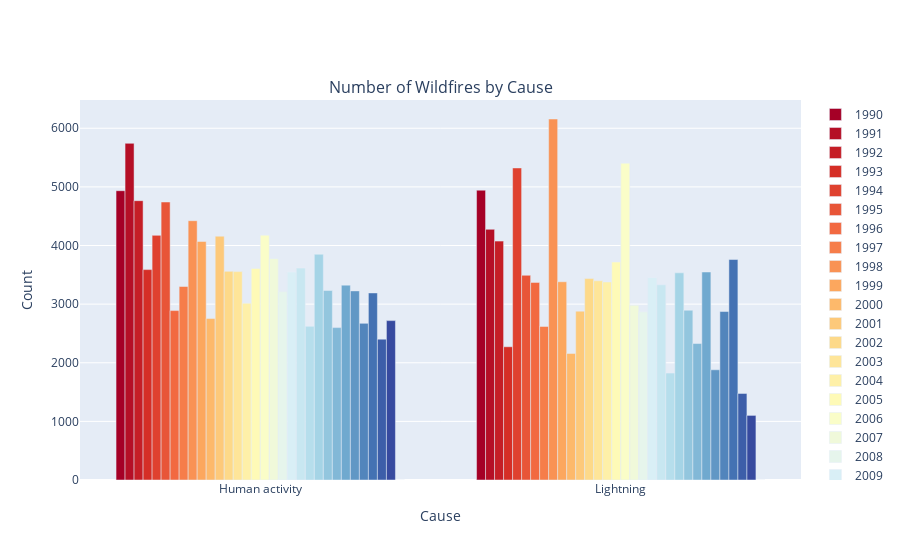

Here is the notebook cell this chart was saved with:
### Markdown cell above
### Trim more Data

Let's do a similar trim on the number of fires dataset.

### Code cell
mask = numfiresbygroup_causes['Cause'].isin(['Human activity', 'Lightning'])
numfiresbygroup_trimmed = numfiresbygroup_causes[mask]

masked_fig_num = make_subplots(rows=1, cols=1, subplot_titles=['Number of Wildfires by Cause'])

for i in range(1990,2022):

    masked_fig_num.add_bar(x=numfiresbygroup_trimmed['Cause'], y=numfiresbygroup_trimmed[i], name=i, marker=dict(color=color_map[i]), row=1, col=1)

masked_fig_num.update_layout(xaxis_title_text='Cause', yaxis_title_text='Count').show()

### Figure 1 — Plotly figure (JSON) as saved in the notebook; plotly's stock layout.template omitted (floating-point values rounded to 4 significant figures)
{"data": [{"marker": {"color": "#a50026"}, "name": "1990", "type": "bar", "x": ["Human activity", "Lightning"], "xaxis": "x", "y": [4935, 4944], "yaxis": "y"}, {"marker": {"color": "#b50f26"}, "name": "1991", "type": "bar", "x": ["Human activity", "Lightning"], "xaxis": "x", "y": [5743, 4276], "yaxis": "y"}, {"marker": {"color": "#c51e26"}, "name": "1992", "type": "bar", "x": ["Human activity", "Lightning"], "xaxis": "x", "y": [4765, 4075], "yaxis": "y"}, {"marker": {"color": "#d52e26"}, "name": "1993", "type": "bar", "x": ["Human activity", "Lightning"], "xaxis": "x", "y": [3589, 2273], "yaxis": "y"}, {"marker": {"color": "#df412f"}, "name": "1994", "type": "bar", "x": ["Human activity", "Lightning"], "xaxis": "x", "y": [4173, 5323], "yaxis": "y"}, {"marker": {"color": "#e85538"}, "name": "1995", "type": "bar", "x": ["Human activity", "Lightning"], "xaxis": "x", "y": [4742, 3492], "yaxis": "y"}, {"marker": {"color": "#f26941"}, "name": "1996", "type": "bar", "x": ["Human activity", "Lightning"], "xaxis": "x", "y": [2890, 3371], "yaxis": "y"}, {"marker": {"color": "#f67d4a"}, "name": "1997", "type": "bar", "x": ["Human activity", "Lightning"], "xaxis": "x", "y": [3301, 2620], "yaxis": "y"}, {"marker": {"color": "#f99254"}, "name": "1998", "type": "bar", "x": ["Human activity", "Lightning"], "xaxis": "x", "y": [4423, 6158], "yaxis": "y"}, {"marker": {"color": "#fca75e"}, "name": "1999", "type": "bar", "x": ["Human activity", "Lightning"], "xaxis": "x", "y": [4069, 3382], "yaxis": "y"}, {"marker": {"color": "#fdb96b"}, "name": "2000", "type": "bar", "x": ["Human activity", "Lightning"], "xaxis": "x", "y": [2754, 2159], "yaxis": "y"}, {"marker": {"color": "#fdc97a"}, "name": "2001", "type": "bar", "x": ["Human activity", "Lightning"], "xaxis": "x", "y": [4159, 2880], "yaxis": "y"}, {"marker": {"color": "#fdd989"}, "name": "2002", "type": "bar", "x": ["Human activity", "Lightning"], "xaxis": "x", "y": [3559, 3436], "yaxis": "y"}, {"marker": {"color": "#fee599"}, "name": "2003", "type": "bar", "x": ["Human activity", "Lightning"], "xaxis": "x", "y": [3555, 3398], "yaxis": "y"}, {"marker": {"color": "#fef0a8"}, "name": "2004", "type": "bar", "x": ["Human activity", "Lightning"], "xaxis": "x", "y": [3015, 3378], "yaxis": "y"}, {"marker": {"color": "#fefab7"}, "name": "2005", "type": "bar", "x": ["Human activity", "Lightning"], "xaxis": "x", "y": [3608, 3717], "yaxis": "y"}, {"marker": {"color": "#fafdc8"}, "name": "2006", "type": "bar", "x": ["Human activity", "Lightning"], "xaxis": "x", "y": [4177, 5404], "yaxis": "y"}, {"marker": {"color": "#f0f9da"}, "name": "2007", "type": "bar", "x": ["Human activity", "Lightning"], "xaxis": "x", "y": [3776, 2981], "yaxis": "y"}, {"marker": {"color": "#e6f5ec"}, "name": "2008", "type": "bar", "x": ["Human activity", "Lightning"], "xaxis": "x", "y": [3214, 2870], "yaxis": "y"}, {"marker": {"color": "#d9eff6"}, "name": "2009", "type": "bar", "x": ["Human activity", "Lightning"], "xaxis": "x", "y": [3546, 3452], "yaxis": "y"}, {"marker": {"color": "#c8e7f1"}, "name": "2010", "type": "bar", "x": ["Human activity", "Lightning"], "xaxis": "x", "y": [3615, 3330], "yaxis": "y"}, {"marker": {"color": "#b6deec"}, "name": "2011", "type": "bar", "x": ["Human activity", "Lightning"], "xaxis": "x", "y": [2621, 1824], "yaxis": "y"}, {"marker": {"color": "#a5d4e6"}, "name": "2012", "type": "bar", "x": ["Human activity", "Lightning"], "xaxis": "x", "y": [3851, 3534], "yaxis": "y"}, {"marker": {"color": "#93c6de"}, "name": "2013", "type": "bar", "x": ["Human activity", "Lightning"], "xaxis": "x", "y": [3232, 2896], "yaxis": "y"}, {"marker": {"color": "#82b8d7"}, "name": "2014", "type": "bar", "x": ["Human activity", "Lightning"], "xaxis": "x", "y": [2600, 2328], "yaxis": "y"}, {"marker": {"color": "#70a9cf"}, "name": "2015", "type": "bar", "x": ["Human activity", "Lightning"], "xaxis": "x", "y": [3324, 3548], "yaxis": "y"}, {"marker": {"color": "#6197c5"}, "name": "2016", "type": "bar", "x": ["Human activity", "Lightning"], "xaxis": "x", "y": [3226, 1880], "yaxis": "y"}, {"marker": {"color": "#5285bc"}, "name": "2017", "type": "bar", "x": ["Human activity", "Lightning"], "xaxis": "x", "y": [2672, 2874], "yaxis": "y"}, {"marker": {"color": "#4472b3"}, "name": "2018", "type": "bar", "x": ["Human activity", "Lightning"], "xaxis": "x", "y": [3191, 3761], "yaxis": "y"}, {"marker": {"color": "#3d5ea9"}, "name": "2019", "type": "bar", "x": ["Human activity", "Lightning"], "xaxis": "x", "y": [2403, 1477], "yaxis": "y"}, {"marker": {"color": "#374a9f"}, "name": "2020", "type": "bar", "x": ["Human activity", "Lightning"], "xaxis": "x", "y": [2719, 1102], "yaxis": "y"}, {"marker": {"color": "#313695"}, "name": "2021", "type": "bar", "x": ["Human activity", "Lightning"], "xaxis": "x", "y": [0, 0], "yaxis": "y"}], "layout": {"annotations": [{"font": {"size": 16}, "showarrow": false, "text": "Number of Wildfires by Cause", "x": 0.5, "xanchor": "center", "xref": "paper", "y": 1, "yanchor": "bottom", "yref": "paper"}], "xaxis": {"anchor": "y", "domain": [0, 1], "title": {"text": "Cause"}}, "yaxis": {"anchor": "x", "domain": [0, 1], "title": {"text": "Count"}}}}
